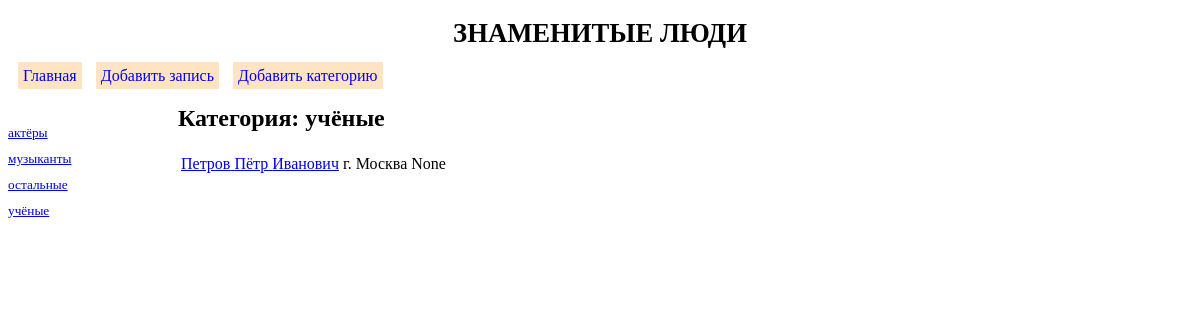
/people/3/, run on an earlier commit of the app's database.
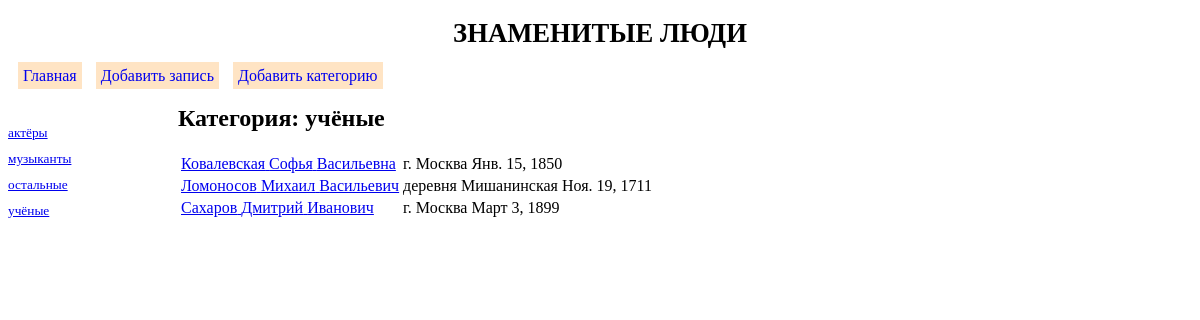
And on a later commit of the database.
### people/models.py (models this page shows, shortened)
class Category(models.Model):
    name = models.CharField(max_length=100, db_index=True, verbose_name='категория')
    def get_absolute_url(self):
        return '/people/%s/' % self.pk
    class Meta:
        verbose_name_plural = 'Категории'
        verbose_name = 'категорию'
        ordering = ['name']

class ListPeople(models.Model):
    fam = models.CharField(max_length=50, verbose_name='Фамилия')
    name = models.CharField(max_length=50, verbose_name='Имя')
    ot = models.CharField(max_length=50, verbose_name='Отчество')
    addr = models.CharField(max_length=100, verbose_name='Адрес')
    birthday = models.DateField(null=True, blank=True, verbose_name='День рождения')
    note = models.TextField(null=True, blank=True, verbose_name='Заметки')
    category = models.ForeignKey('Category', null=True, on_delete=models.PROTECT, verbose_name='категория')
    class Meta:
        verbose_name_plural = 'Адресная книга'
        verbose_name = 'Запись адресной книги'
        ordering = ['fam']
    def get_absolute_url(self):
        return '/people/people/%s' % self.pk

### people/views.py (the view)
# urls.py: path('<int:category_id>/', by_category, name='by_category'),
def by_category(request, category_id):
    categories = Category.objects.all()
    current_category = Category.objects.get(pk=category_id)
    lp = current_category.listpeople_set.all()
    context = {'lp': lp, 'categories': categories, 'current_category': current_category}
    return render(request, 'people/by_category.html', context)

### people/templates/people/by_category.html (shortened to what this page needs)
{% extends 'layout/basic.html' %}
{% block content %}
<h2>Категория: {{ current_category.name }} </h2>
<table>
    {% for lp_temp in lp %}
    <tr>
        <td>
            <a href="{{ lp_temp.get_absolute_url }}">{{ lp_temp.fam }}&nbsp{{ lp_temp.name }}&nbsp{{ lp_temp.ot }}</a>
        </td>
        <td>{{ lp_temp.addr }}&nbsp{{ lp_temp.birthday }}</td>
    </tr>
    {% endfor %}
</table>
{% endblock %}

### people/templates/layout/basic.html (shortened to what this page needs)
{% load static %}
<!DOCTYPE html>
<html lang="en">
    <head>
        <link rel="stylesheet" type="text/css" href="{% static 'people/style.css' %}">
    </head>
    <body>
        <header>
            <h1> Знаменитые люди </h1>
        </header>
        <ul>
            <li><a href="{% url 'index' %}">Главная</a></li>
            <li><a href="{% url 'add' %}">Добавить запись</a></li>
            <li><a href="{% url 'create_category' %}">Добавить категорию</a></li>
        </ul>
        <nav>
            {% for category in categories %}
            <a href="{{ category.get_absolute_url }}">{{ category.name }}</a>
            {% endfor %}
        </nav>
        <section>
        {% block content %}
        {% endblock %}
        </section>
    </body>
</html>

What changed in the data, as far as the page shows it:
removed ListPeople: fam "Петров", name "Пётр", ot "Иванович", addr "г. Москва", birthday "None"
added ListPeople: fam "Ковалевская", name "Софья", ot "Васильевна", addr "г. Москва", birthday "Янв. 15, 1850"
added ListPeople: fam "Ломоносов", name "Михаил", ot "Васильевич", addr "деревня Мишанинская", birthday "Ноя. 19, 1711"
added ListPeople: fam "Сахаров", name "Дмитрий", ot "Иванович", addr "г. Москва", birthday "Март 3, 1899"
